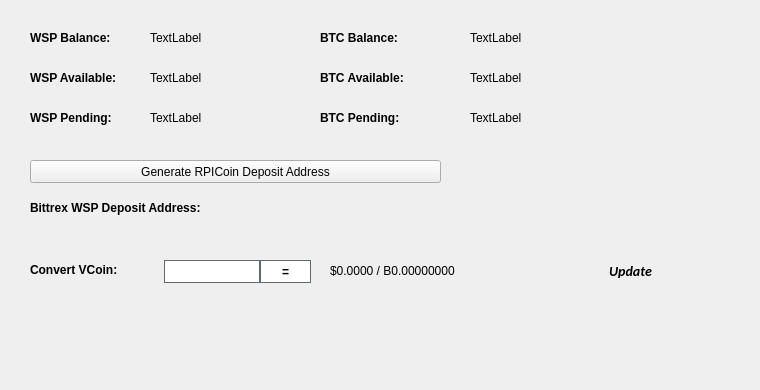
   <widget class="QWidget" name="BalanceTab">
    <attribute name="title">
     <string>Balance</string>
    </attribute>
    <widget class="QLabel" name="BitcoinBalanceLabel">
     <property name="geometry">
      <rect>
       <x>470</x>
       <y>30</y>
       <width>150</width>
       <height>16</height>
      </rect>
     </property>
     <property name="text">
      <string>TextLabel</string>
     </property>
    </widget>
    <widget class="QLabel" name="WSPBalanceLabel">
     <property name="geometry">
      <rect>
       <x>150</x>
       <y>30</y>
       <width>150</width>
       <height>16</height>
      </rect>
     </property>
     <property name="text">
      <string>TextLabel</string>
     </property>
    </widget>
    <widget class="QLabel" name="label_11">
     <property name="geometry">
      <rect>
       <x>30</x>
       <y>30</y>
       <width>101</width>
       <height>16</height>
      </rect>
     </property>
     <property name="font">
      <font>
       <weight>75</weight>
       <bold>true</bold>
      </font>
     </property>
     <property name="text">
      <string>WSP Balance:</string>
     </property>
    </widget>
    <widget class="QLabel" name="label_12">
     <property name="geometry">
      <rect>
       <x>320</x>
       <y>30</y>
       <width>101</width>
       <height>16</height>
      </rect>
     </property>
     <property name="font">
      <font>
       <weight>75</weight>
       <bold>true</bold>
      </font>
     </property>
     <property name="text">
      <string>BTC Balance:</string>
     </property>
    </widget>
    <widget class="QLabel" name="WSPAvailableLabel_2">
     <property name="geometry">
      <rect>
       <x>150</x>
       <y>70</y>
       <width>150</width>
       <height>16</height>
      </rect>
     </property>
     <property name="text">
      <string>TextLabel</string>
     </property>
    </widget>
    <widget class="QLabel" name="label_13">
     <property name="geometry">
      <rect>
       <x>30</x>
       <y>70</y>
       <width>111</width>
       <height>16</height>
      </rect>
     </property>
     <property name="font">
      <font>
       <weight>75</weight>
       <bold>true</bold>
      </font>
     </property>
     <property name="text">
      <string>WSP Available:</string>
     </property>
    </widget>
    <widget class="QLabel" name="label_14">
     <property name="geometry">
      <rect>
       <x>30</x>
       <y>110</y>
       <width>101</width>
       <height>16</height>
      </rect>
     </property>
     <property name="font">
      <font>
       <weight>75</weight>
       <bold>true</bold>
      </font>
     </property>
     <property name="text">
      <string>WSP Pending:</string>
     </property>
    </widget>
    <widget class="QLabel" name="WSPPendingLabel">
     <property name="geometry">
      <rect>
       <x>150</x>
       <y>110</y>
       <width>150</width>
       <height>16</height>
      </rect>
     </property>
     <property name="text">
      <string>TextLabel</string>
     </property>
    </widget>
    <widget class="QLabel" name="label_15">
     <property name="geometry">
      <rect>
       <x>320</x>
       <y>70</y>
       <width>111</width>
       <height>16</height>
      </rect>
     </property>
     <property name="font">
      <font>
       <weight>75</weight>
       <bold>true</bold>
      </font>
     </property>
     <property name="text">
      <string>BTC Available:</string>
     </property>
    </widget>
    <widget class="QLabel" name="BitcoinAvailableLabel">
     <property name="geometry">
      <rect>
       <x>470</x>
       <y>70</y>
       <width>150</width>
       <height>16</height>
      </rect>
     </property>
     <property name="text">
      <string>TextLabel</string>
     </property>
    </widget>
    <widget class="QLabel" name="label_31">
     <property name="geometry">
      <rect>
       <x>320</x>
       <y>110</y>
       <width>111</width>
       <height>16</height>
      </rect>
     </property>
     <property name="font">
      <font>
       <weight>75</weight>
       <bold>true</bold>
      </font>
     </property>
     <property name="text">
      <string>BTC Pending:</string>
     </property>
    </widget>
    <widget class="QLabel" name="BitcoinPendingLabel">
     <property name="geometry">
      <rect>
       <x>470</x>
       <y>110</y>
       <width>150</width>
       <height>16</height>
      </rect>
     </property>
     <property name="text">
      <string>TextLabel</string>
     </property>
    </widget>
    <widget class="QLabel" name="label_33">
     <property name="geometry">
      <rect>
       <x>30</x>
       <y>200</y>
       <width>221</width>
       <height>16</height>
      </rect>
     </property>
     <property name="font">
      <font>
       <weight>75</weight>
       <bold>true</bold>
      </font>
     </property>
     <property name="text">
      <string>Bittrex WSP Deposit Address:</string>
     </property>
    </widget>
    <widget class="QPushButton" name="GenDepositBTN">
     <property name="geometry">
      <rect>
       <x>30</x>
       <y>160</y>
       <width>411</width>
       <height>23</height>
      </rect>
     </property>
     <property name="text">
      <string>Generate RPICoin Deposit Address</string>
     </property>
     <property name="icon">
      <iconset resource="../RPICoin.qrc">
       <normaloff>:/icons/bitcoin</normaloff>:/icons/bitcoin</iconset>
     </property>
    </widget>
    <widget class="QLabel" name="DepositAddressLabel">
     <property name="geometry">
      <rect>
       <x>200</x>
       <y>200</y>
       <width>261</width>
       <height>16</height>
      </rect>
     </property>
     <property name="palette">
      <palette>
       <active>
        <colorrole role="WindowText">
         <brush brushstyle="SolidPattern">
          <color alpha="255">
           <red>0</red>
           <green>0</green>
           <blue>0</blue>
          </color>
         </brush>
        </colorrole>
        <colorrole role="Text">
         <brush brushstyle="SolidPattern">
          <color alpha="255">
           <red>0</red>
           <green>0</green>
           <blue>255</blue>
          </color>
         </brush>
        </colorrole>
       </active>
       <inactive>
        <colorrole role="WindowText">
         <brush brushstyle="SolidPattern">
          <color alpha="255">
           <red>0</red>
           <green>0</green>
           <blue>0</blue>
          </color>
         </brush>
        </colorrole>
        <colorrole role="Text">
         <brush brushstyle="SolidPattern">
          <color alpha="255">
           <red>0</red>
           <green>0</green>
           <blue>255</blue>
          </color>
         </brush>
        </colorrole>
       </inactive>
       <disabled>
        <colorrole role="WindowText">
         <brush brushstyle="SolidPattern">
          <color alpha="255">
           <red>120</red>
           <green>120</green>
           <blue>120</blue>
          </color>
         </brush>
        </colorrole>
        <colorrole role="Text">
         <brush brushstyle="SolidPattern">
          <color alpha="255">
           <red>120</red>
           <green>120</green>
           <blue>120</blue>
          </color>
         </brush>
        </colorrole>
       </disabled>
      </palette>
     </property>
     <property name="font">
      <font>
       <weight>75</weight>
       <bold>true</bold>
      </font>
     </property>
     <property name="text">
      <string/>
     </property>
     <property name="alignment">
      <set>Qt::AlignRight|Qt::AlignTrailing|Qt::AlignVCenter</set>
     </property>
     <property name="textInteractionFlags">
      <set>Qt::LinksAccessibleByMouse|Qt::TextSelectableByKeyboard|Qt::TextSelectableByMouse</set>
     </property>
    </widget>
    <widget class="QLabel" name="label_8">
     <property name="geometry">
      <rect>
       <x>460</x>
       <y>300</y>
       <width>281</width>
       <height>81</height>
      </rect>
     </property>
     <property name="text">
      <string/>
     </property>
     <property name="pixmap">
      <pixmap>:/images/bittrex</pixmap>
     </property>
    </widget>
    <widget class="QWidget" name="widgetConversion" native="true">
     <property name="geometry">
      <rect>
       <x>0</x>
       <y>250</y>
       <width>751</width>
       <height>43</height>
      </rect>
     </property>
     <property name="minimumSize">
      <size>
       <width>0</width>
       <height>43</height>
      </size>
     </property>
     <property name="styleSheet">
      <string notr="true"/>
     </property>
     <widget class="QPushButton" name="btnUpdateMarketData">
      <property name="geometry">
       <rect>
        <x>575</x>
        <y>0</y>
        <width>111</width>
        <height>41</height>
       </rect>
      </property>
      <property name="sizePolicy">
       <sizepolicy hsizetype="Expanding" vsizetype="Expanding">
        <horstretch>0</horstretch>
        <verstretch>0</verstretch>
       </sizepolicy>
      </property>
      <property name="font">
       <font>
        <family>calibri</family>
        <pointsize>-1</pointsize>
        <weight>75</weight>
        <italic>true</italic>
        <bold>true</bold>
       </font>
      </property>
      <property name="styleSheet">
       <string notr="true">margin:0px;text-align:center;padding:2px;border-radius:3px;font-style:italic;width:100px;font-size:14px;font-family:calibri;font-weight:600;</string>
      </property>
      <property name="text">
       <string>Update</string>
      </property>
      <property name="iconSize">
       <size>
        <width>150</width>
        <height>35</height>
       </size>
      </property>
      <property name="autoDefault">
       <bool>true</bool>
      </property>
      <property name="default">
       <bool>true</bool>
      </property>
     </widget>
     <widget class="QLabel" name="lblConvertVCoin">
      <property name="geometry">
       <rect>
        <x>30</x>
        <y>10</y>
        <width>131</width>
        <height>20</height>
       </rect>
      </property>
      <property name="styleSheet">
       <string notr="true"/>
      </property>
      <property name="text">
       <string>&lt;html&gt;&lt;head/&gt;&lt;body&gt;&lt;p&gt;&lt;span style=&quot; font-weight:600;&quot;&gt;Convert VCoin:&lt;/span&gt;&lt;/p&gt;&lt;/body&gt;&lt;/html&gt;</string>
      </property>
     </widget>
     <widget class="QLineEdit" name="txtConvertVCoinQty">
      <property name="geometry">
       <rect>
        <x>160</x>
        <y>10</y>
        <width>100</width>
        <height>23</height>
       </rect>
      </property>
      <property name="minimumSize">
       <size>
        <width>100</width>
        <height>23</height>
       </size>
      </property>
      <property name="maximumSize">
       <size>
        <width>100</width>
        <height>16777215</height>
       </size>
      </property>
      <property name="styleSheet">
       <string notr="true">border: 1px solid #61696c;margin-left:4px;</string>
      </property>
     </widget>
     <widget class="QPushButton" name="btnConvertRPICoin">
      <property name="geometry">
       <rect>
        <x>260</x>
        <y>10</y>
        <width>51</width>
        <height>23</height>
       </rect>
      </property>
      <property name="minimumSize">
       <size>
        <width>0</width>
        <height>23</height>
       </size>
      </property>
      <property name="styleSheet">
       <string notr="true">border:1px solid #61696c;background:white;font-weight:600;</string>
      </property>
      <property name="text">
       <string>=</string>
      </property>
     </widget>
     <widget class="QLabel" name="lblConvertVCoinResults">
      <property name="geometry">
       <rect>
        <x>330</x>
        <y>0</y>
        <width>201</width>
        <height>41</height>
       </rect>
      </property>
      <property name="styleSheet">
       <string notr="true"/>
      </property>
      <property name="text">
       <string>$0.0000 / B0.00000000</string>
      </property>
     </widget>
     <widget class="QLabel" name="iconOverviewUpdateWait">
      <property name="geometry">
       <rect>
        <x>670</x>
        <y>10</y>
        <width>24</width>
        <height>24</height>
       </rect>
      </property>
      <property name="text">
       <string/>
      </property>
      <property name="pixmap">
       <pixmap resource="../RPICoin.qrc">:/icons/transaction_1</pixmap>
      </property>
      <property name="scaledContents">
       <bool>true</bool>
      </property>
      <property name="alignment">
       <set>Qt::AlignCenter</set>
      </property>
     </widget>
    </widget>
   </widget>
